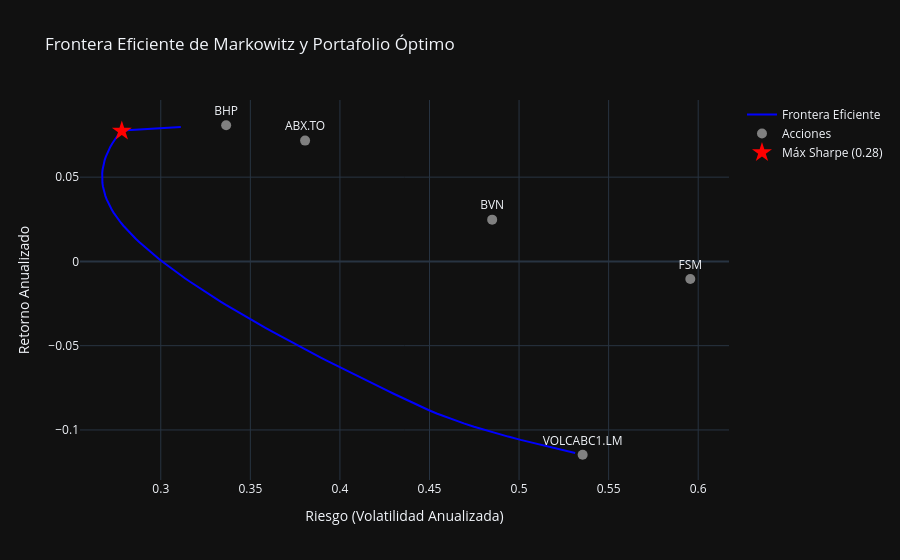

This figure's notebook cell:
### Markdown cell above
## 4. Visualización de la Frontera Eficiente

Graficamos la frontera eficiente interactiva de Markowitz junto con los activos individuales y resaltamos el portafolio de Máximo Sharpe.

### Code cell
fig_final = go.Figure()
fig_final.add_trace(go.Scatter(x=frontera[:, 0], y=frontera[:, 1], mode='lines', name='Frontera Eficiente', line=dict(color='blue')))
fig_final.add_trace(go.Scatter(x=vol_ind, y=mu, mode='markers+text', name='Acciones', text=TICKERS_VALIDOS, textposition='top center', marker=dict(color='gray', size=10)))
fig_final.add_trace(go.Scatter(x=[v_s], y=[r_s], mode='markers', name=f'Máx Sharpe ({sh_s:.2f})', marker=dict(color='red', symbol='star', size=15)))
fig_final.update_layout(
    title='Frontera Eficiente de Markowitz y Portafolio Óptimo',
    xaxis_title='Riesgo (Volatilidad Anualizada)',
    yaxis_title='Retorno Anualizado',
    template='plotly_dark'
)
fig_final.show()

### Figure 1 — Plotly figure (JSON) as saved in the notebook; plotly's stock layout.template omitted (floating-point values rounded to 4 significant figures)
{"data": [{"line": {"color": "blue"}, "mode": "lines", "name": "Frontera Eficiente", "type": "scatter", "x": [0.5313, 0.5233, 0.5156, 0.5081, 0.5009, 0.4939, 0.4873, 0.4809, 0.4749, 0.4691, 0.4638, 0.4587, 0.454, 0.4497, 0.4456, 0.4416, 0.4377, 0.4338, 0.43, 0.4262, 0.4224, 0.4186, 0.4149, 0.4112, 0.4074, 0.4038, 0.4001, 0.3965, 0.3929, 0.3893, 0.3858, 0.3822, 0.3787, 0.3753, 0.3718, 0.3684, 0.3651, 0.3617, 0.3584, 0.3552, 0.3519, 0.3487, 0.3456, 0.3425, 0.3394, 0.3364, 0.3334, 0.3304, 0.3275, 0.3246, 0.3218, 0.3191, 0.3164, 0.3137, 0.3111, 0.3085, 0.306, 0.3036, 0.3012, 0.2988, 0.2966, 0.2944, 0.2922, 0.2901, 0.2881, 0.2862, 0.2843, 0.2825, 0.2808, 0.2791, 0.2776, 0.2762, 0.2749, 0.2736, 0.2725, 0.2715, 0.2706, 0.2698, 0.2691, 0.2685, 0.268, 0.2677, 0.2674, 0.2673, 0.2672, 0.2673, 0.2675, 0.2678, 0.2682, 0.2687, 0.2694, 0.2701, 0.2709, 0.2719, 0.2729, 0.2741, 0.2753, 0.2767, 0.281, 0.3112], "y": [-0.1137, -0.1118, -0.1098, -0.1079, -0.1059, -0.1039, -0.102, -0.1, -0.09808, -0.09613, -0.09417, -0.09222, -0.09026, -0.08831, -0.08635, -0.0844, -0.08244, -0.08049, -0.07853, -0.07658, -0.07462, -0.07267, -0.07071, -0.06876, -0.06681, -0.06485, -0.0629, -0.06094, -0.05899, -0.05703, -0.05508, -0.05312, -0.05117, -0.04921, -0.04726, -0.0453, -0.04335, -0.04139, -0.03944, -0.03749, -0.03553, -0.03358, -0.03162, -0.02967, -0.02771, -0.02576, -0.0238, -0.02185, -0.01989, -0.01794, -0.01598, -0.01403, -0.01207, -0.01012, -0.008166, -0.006211, -0.004256, -0.002302, -0.000347, 0.001608, 0.003562, 0.005517, 0.007472, 0.009426, 0.01138, 0.01334, 0.01529, 0.01724, 0.0192, 0.02115, 0.02311, 0.02506, 0.02702, 0.02897, 0.03093, 0.03288, 0.03484, 0.03679, 0.03875, 0.0407, 0.04266, 0.04461, 0.04656, 0.04852, 0.05047, 0.05243, 0.05438, 0.05634, 0.05829, 0.06025, 0.0622, 0.06416, 0.06611, 0.06807, 0.07002, 0.07198, 0.07393, 0.07588, 0.07784, 0.07979]}, {"marker": {"color": "gray", "size": 10}, "mode": "markers+text", "name": "Acciones", "text": ["ABX.TO", "BHP", "BVN", "FSM", "VOLCABC1.LM"], "textposition": "top center", "type": "scatter", "x": [0.3806, 0.3365, 0.485, 0.5956, 0.5355], "y": [0.07169, 0.08079, 0.02478, -0.01042, -0.1147]}, {"marker": {"color": "red", "size": 15, "symbol": "star"}, "mode": "markers", "name": "Máx Sharpe (0.28)", "type": "scatter", "x": [0.2783], "y": [0.07736]}], "layout": {"title": {"text": "Frontera Eficiente de Markowitz y Portafolio Óptimo"}, "xaxis": {"title": {"text": "Riesgo (Volatilidad Anualizada)"}}, "yaxis": {"title": {"text": "Retorno Anualizado"}}}}
